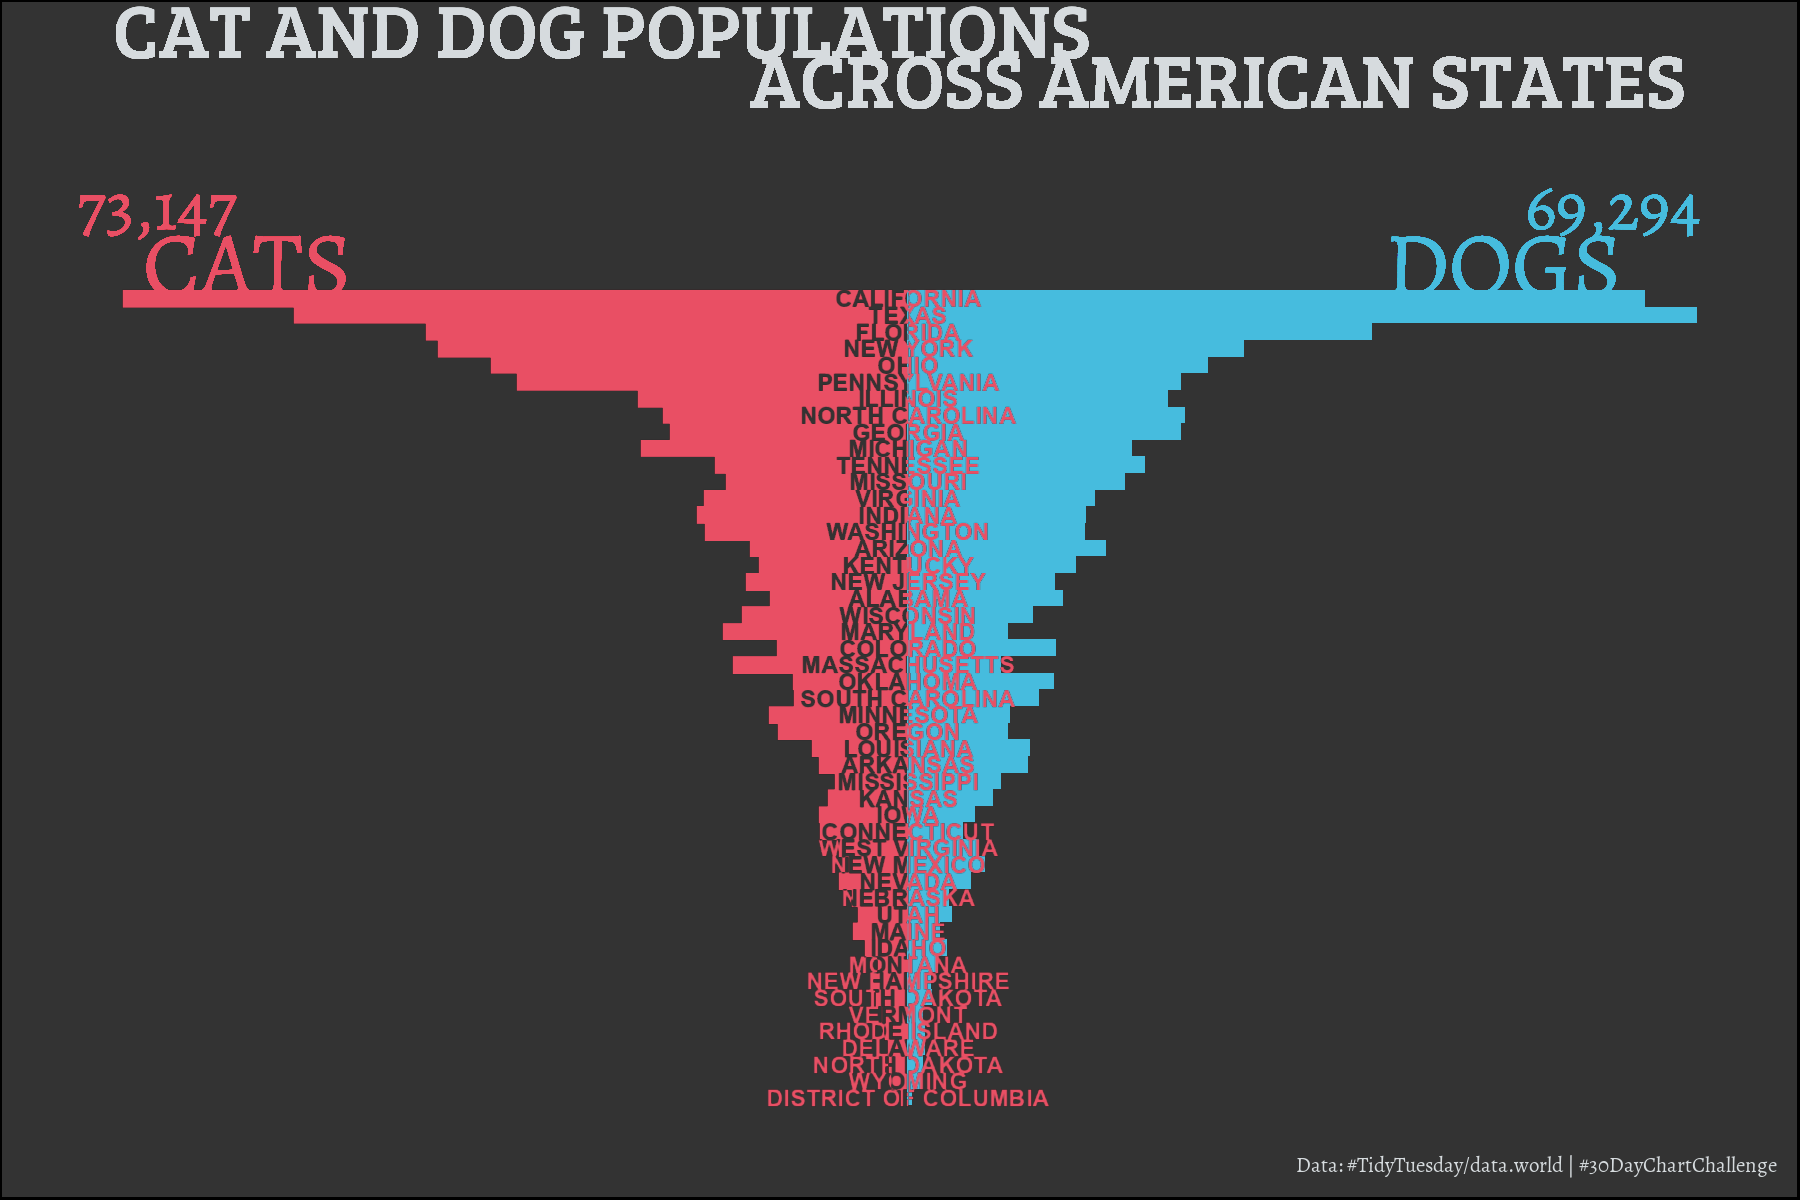

The script that saved this image:
library(dplyr)
library(tidyr)
library(showtext)
library(ggfx)
library(ggplot2)

font_add_google("Alegreya", "Aleg")
font_add_google("Bree Serif", "Bree")
showtext_auto()

tuesdata <- tidytuesdayR::tt_load(2018, week = 24)

cats_dogs <- tuesdata$cats_vs_dogs %>%
  mutate(cat_dog_pop = dog_population + cat_population) %>%
  arrange(cat_dog_pop) %>%
  mutate(state = toupper(state))

state_factor <- cats_dogs$state
  
cats_dogs$cat_population <- cats_dogs$cat_population*-1


cats_dogs_long <- cats_dogs %>%
  select(state, dog_population, cat_population) %>%
  pivot_longer(
    cols=-state,
    names_to = "animal",
    values_to = "population"
  ) %>%
  mutate(state = factor(state, levels = state_factor))


p <- cats_dogs_long %>%
  ggplot(aes(x = population, y = state, fill = animal)) +
  as_reference(
  geom_bar(data = subset(cats_dogs_long, animal == "cat_population"), fill="#E94F64", stat = "identity", width=1),
  id="Cat")+ 
  geom_bar(data = subset(cats_dogs_long, animal == "dog_population"), fill="#46BCDE", stat = "identity", width=1) +
  with_blend(
    geom_text(aes(x=0, hjust=0.5, label = state), size=2, color="#E94F64", fontface="bold", family="Aleg"),
    bg_layer="Cat",
    blend_type="xor"
    ) +
  geom_text(aes(x=-6000, y=51, label="CATS"), color="#E94F64", size=24, family="Aleg") +
  geom_text(aes(x=5400, y=51, label="DOGS"), color="#46BCDE", size=24, family="Aleg") +
  geom_text(aes(x=-6800, y=54.5, label=format(sum(cats_dogs$cat_population)*-1, big.mark = ",", scientific=FALSE)), color="#E94F64", size=18, family="Aleg") +
  geom_text(aes(x=6400, y=54.5, label=format(sum(cats_dogs$dog_population), big.mark = ",", scientific=FALSE)), color="#46BCDE", size=18, family="Aleg") +
  geom_text(aes(x=-7200, y=65, hjust=0, label="CAT AND DOG POPULATIONS"), color="#D6DBDE", size=20, family="Bree") +
  geom_text(aes(x=2800, y=62, label="ACROSS AMERICAN STATES"), color="#D6DBDE", size=20, family="Bree") +
  theme_minimal() +
  theme(
    axis.title = element_blank(),
    axis.text.x = element_blank(),
    axis.text.y = element_blank(),
    panel.grid = element_blank(),
    legend.position = 'none',
    plot.background = element_rect(fill="#333333"),
    plot.caption = element_text(family="Aleg", color="#D6DBDE", size=16)
  ) +
  coord_cartesian(ylim=c(0,65)) +
  labs(caption = "Data: #TidyTuesday/data.world | #30DayChartChallenge")


ggsave(
  "day8-animals.png", p, width=6, height=4, dpi = 300, limitsize = FALSE)


# d=data.frame(x=c(0,0,1, 0,1,1),
#              y=c(0,1,1, 0,0,1), 
#              t=c('a', 'a', 'a',  'b', 'b', 'b'), 
#              r=c(1,2,3, 4,5,6))
# 
# 
# ggplot() +
#   geom_text(aes(label="VS", x=0.5, y=0.5),
#             fontface="bold", size=24) +
#   geom_text(aes(label="LAND", x=0, y=1),
#             fontface="bold", size=24, hjust=0, vjust=1) +
#   geom_text(aes(label="SEA", x=1, y=0),
#             fontface="bold", size=24, hjust=1, vjust=0) +
#   geom_polygon(data=d, mapping=aes(x=x, y=y, group=t, colour=t), alpha = 0.3) +
#   theme_void()
